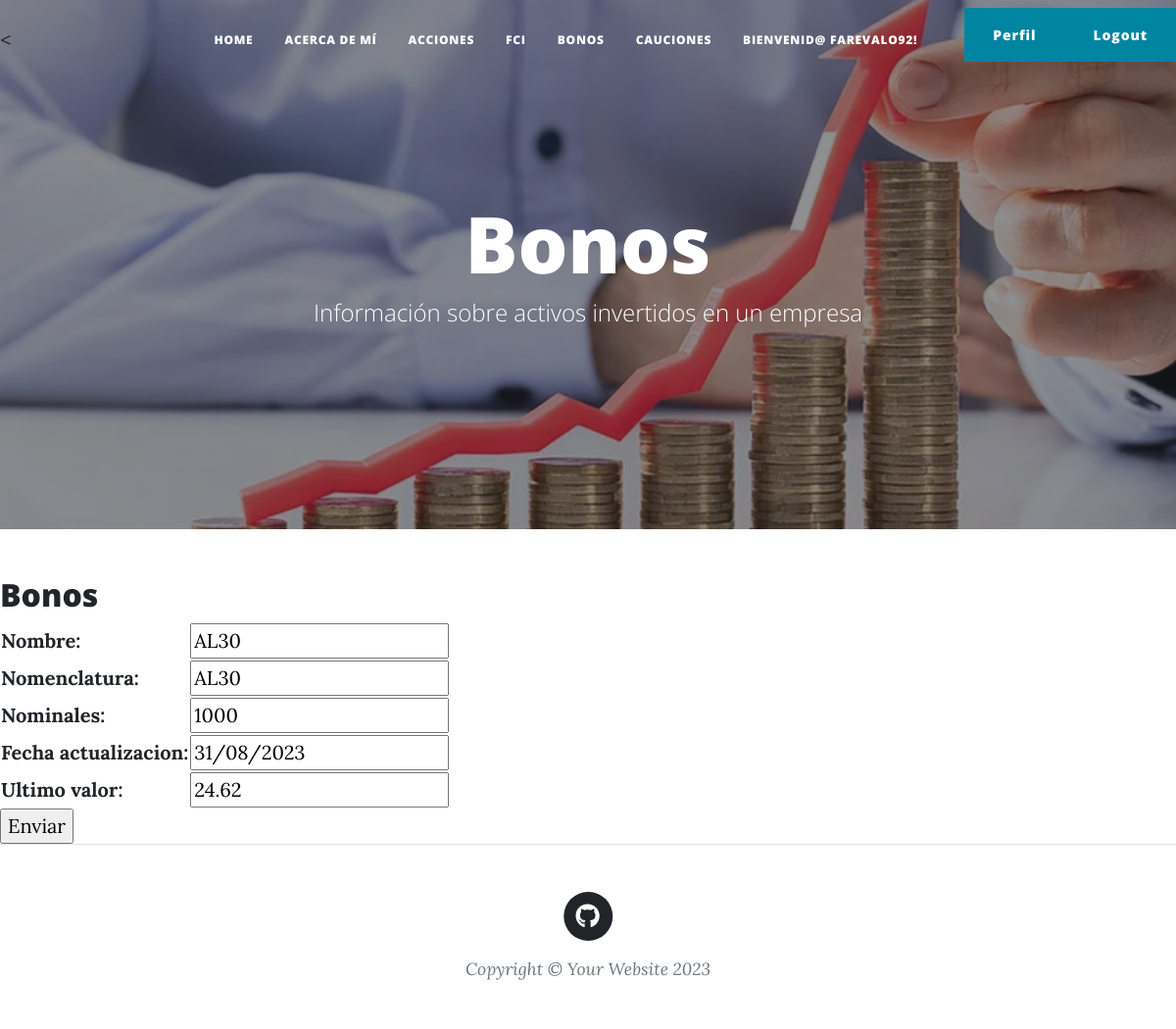
The app's page /update_bonos/1/ (signed in) with its own data.
### aplicacion/models.py (models this page shows, shortened)
class Bono(models.Model):
    nombre=models.CharField(max_length=50)
    nomenclatura=models.CharField(max_length=50)
    nominales=models.IntegerField()
    ultimo_valor=models.DecimalField(decimal_places=2, max_digits=50)
    fecha_actualizacion=models.DateField()
    class Meta:
        verbose_name="Bono"
        verbose_name_plural="Bonos"
        ordering=['nombre']

### aplicacion/views.py (the view)
# urls.py: path('update_bonos/<int:pk>/', BonoUpdate.as_view() , name='update_bonos' ),
class BonoUpdate(UpdateView):
    model = Bono
    fields = ['nombre', 'nomenclatura', 'nominales','fecha_actualizacion','ultimo_valor']
    success_url = reverse_lazy('bonos')

### aplicacion/templates/aplicacion/bono_form.html (shortened to what this page needs)
{% extends 'aplicacion/base.html' %}
{% load static %}
{% block titulo %}Bonos{% endblock titulo %}
{% block contenido %}
    <h2>Bonos</h2>
    <form action="" method="POST">
        <table>
            {{ form.as_table }}
        </table>
        <input type="submit" value="Enviar">
    </form>
{% endblock contenido %}

### aplicacion/templates/aplicacion/base.html (shortened to what this page needs)
<!DOCTYPE html>
<html lang="en">
    {%load static%}
    <head>
        <link href="{% static 'aplicacion/css/styles.css' %}" rel="stylesheet" />
    </head>
    <body>
        <nav class="navbar navbar-expand-lg navbar-light" id="mainNav">
                    <<ul class="navbar-nav ms-auto py-4 py-lg-0">
                        <li class="nav-item" role="presentation" style="color:white"><a class="nav-link px-lg-3 py-3 py-lg-4" href="{% url 'home' %}">Home</a></li>
                        {% if user.is_authenticated %}
                            <li class="nav-item"><a class="nav-link px-lg-3 py-3 py-lg-4" href="{% url 'aboutMe' %}">Acerca de Mí</a></li>
                            <li class="nav-item"><a class="nav-link px-lg-3 py-3 py-lg-4" href="{% url 'acciones' %}">Acciones</a></li>
                            <li class="nav-item"><a class="nav-link px-lg-3 py-3 py-lg-4" href="{% url 'fci' %}">FCI</a></li>
                            <li class="nav-item"><a class="nav-link px-lg-3 py-3 py-lg-4" href="{% url 'bonos' %}">Bonos</a></li>
                            <li class="nav-item"><a class="nav-link px-lg-3 py-3 py-lg-4" href="{% url 'cauciones' %}">Cauciones</a></li>
                            <li class="nav-item"><a class="nav-link px-lg-3 py-3 py-lg-4" style="color:white">Bienvenid@ {{user.username}}!</a></li>
                            <li class="nav-item"><a class="nav-link px-lg-3 py-3 py-lg-3" style="color:white">
                                </a>
                            </li>
                            <li class="nav-item"><a class="btn btn-primary" href="{% url 'editar_perfil' %}">Perfil</a></li>
                            <li class="nav-item"><a class="btn btn-primary" href="{% url 'logout' %}">Logout</a></li>
                        {% else %}
                            <li class="nav-item"><a class="btn btn-success" href="{% url 'registro' %}">Registro</a></li>
                            <li class="nav-item"><a class="btn btn-primary" href="{% url 'login' %}">Login</a></li>
                        {% endif %}
                    </ul>
        </nav>
        <header class="masthead" style="background-image: url('/static/aplicacion/assets/img/home-bg.jpg')">
            <div class="container position-relative px-4 px-lg-5">
                <div class="row gx-4 gx-lg-5 justify-content-center">
                    <div class="col-md-10 col-lg-8 col-xl-7">
                        <div class="page-heading">
                            <h1>
                            {% block titulo %}{% endblock titulo %}
                            </h1>
                            <h3><span class="subheading">Información sobre activos invertidos en un empresa</span></h3>
                        </div>
                    </div>
                </div>
            </div>
        </header>
        <section class="content">
            {% block contenido %}
            {% endblock contenido %}
        </section>
        <footer class="border-top">
            <div class="container px-4 px-lg-5">
                <div class="row gx-4 gx-lg-5 justify-content-center">
                    <div class="col-md-10 col-lg-8 col-xl-7">
                        <ul class="list-inline text-center">
                            <li class="list-inline-item">
                                <a href="https://github.com/farevalo92">
                                    <span class="fa-stack fa-lg">
                                        <i class="fas fa-circle fa-stack-2x"></i>
                                        <i class="fab fa-github fa-stack-1x fa-inverse"></i>
                                    </span>
                                </a>
                            </li>
                        </ul>
                        <div class="small text-center text-muted fst-italic">Copyright &copy; Your Website 2023</div>
                    </div>
                </div>
            </div>
        </footer>
    </body>
</html>

### records on screen
Bono: nombre "AL30", nomenclatura "AL30", nominales "1000", fecha_actualizacion "31/08/2023", ultimo_valor "24.62"

### other values on screen
{{ user.username }} "FAREVALO92"
